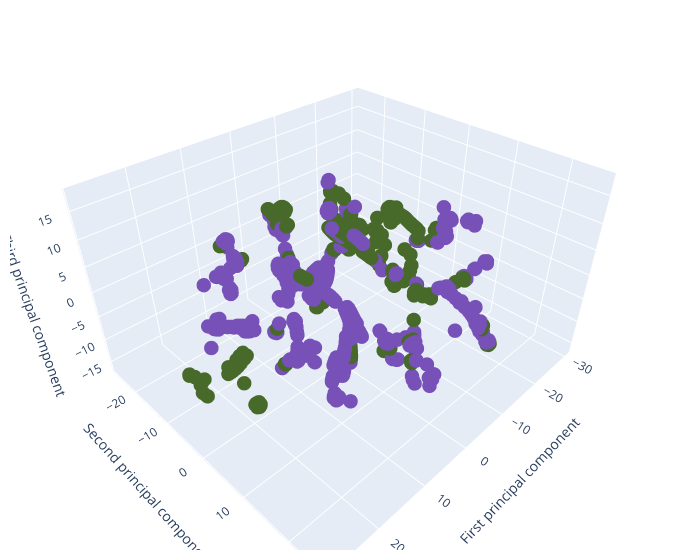

This figure's notebook cell:
### Markdown cell above
- 잘 나눠졌는지 모르겠어서, 3차원으로 확인

### Code cell
import plotly.graph_objects as go

x_data = to_cluster_df.drop(columns=['index','disk_id','label','cluster'])

# Reduce dimensions with t-SNE
tsne = TSNE(n_components=3, random_state=42) # set n_components to 3 for 3D
tsne_data = tsne.fit_transform(x_data)

# Prepare data for plotly
clusters = list(to_cluster_df['cluster'])
colors = ["#476A2A", "#7851B8", "#BD3430", "#4A2D4E", "#875525",
          "#A83683", "#4E655E", "#853541", "#3A3120", "#535D8E"]
color_map = [colors[i] for i in clusters]

# Create a 3D scatter plot
fig = go.Figure(data=[go.Scatter3d(
    x=tsne_data[:, 0],
    y=tsne_data[:, 1],
    z=tsne_data[:, 2],
    mode='markers',
    marker=dict(
        size=5,
        color=color_map,  # set color to an array/list of desired values
    ),
    text=clusters,  # assign the cluster labels as hovertext
)])

# Update layout for better view
fig.update_layout(scene = dict(
                    xaxis_title='First principal component',
                    yaxis_title='Second principal component',
                    zaxis_title='Third principal component'),
                    width=700,
                    margin=dict(r=20, b=10, l=10, t=10))

fig.show()

### Figure 1 — Plotly figure (JSON) as saved in the notebook; plotly's stock layout.template omitted (floating-point values rounded to 4 significant figures; data arrays with more than 128 entries replaced by an {"elided": "..."} marker saying what was removed)
{"data": [{"marker": {"color": {"elided": "2680 str values"}, "size": 5}, "mode": "markers", "text": {"elided": "2680 str values"}, "type": "scatter3d", "x": {"elided": "2680 float values"}, "y": {"elided": "2680 float values"}, "z": {"elided": "2680 float values"}}], "layout": {"margin": {"b": 10, "l": 10, "r": 20, "t": 10}, "scene": {"xaxis": {"title": {"text": "First principal component"}}, "yaxis": {"title": {"text": "Second principal component"}}, "zaxis": {"title": {"text": "Third principal component"}}}, "width": 700}}
